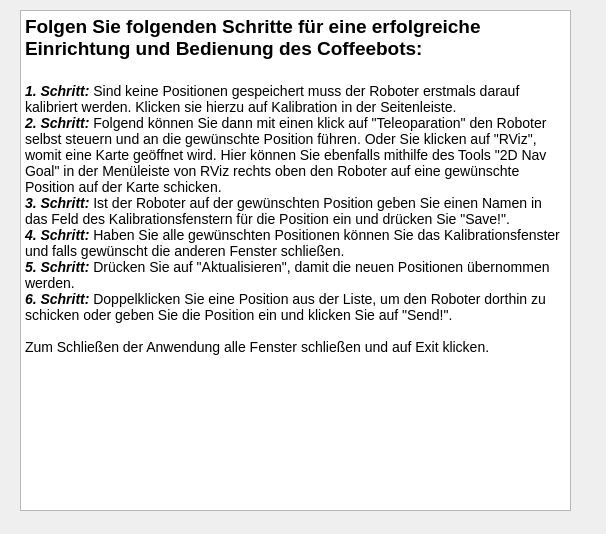
<?xml version="1.0" encoding="UTF-8"?>
<ui version="4.0">
 <class>Help_Window</class>
 <widget class="QDialog" name="Help_Window">
  <property name="geometry">
   <rect>
    <x>0</x>
    <y>0</y>
    <width>606</width>
    <height>534</height>
   </rect>
  </property>
  <property name="windowTitle">
   <string>Dialog</string>
  </property>
  <widget class="QTextBrowser" name="textBrowser">
   <property name="geometry">
    <rect>
     <x>20</x>
     <y>10</y>
     <width>551</width>
     <height>501</height>
    </rect>
   </property>
   <property name="html">
    <string>&lt;!DOCTYPE HTML PUBLIC &quot;-//W3C//DTD HTML 4.0//EN&quot; &quot;http://www.w3.org/TR/REC-html40/strict.dtd&quot;&gt;
&lt;html&gt;&lt;head&gt;&lt;meta name=&quot;qrichtext&quot; content=&quot;1&quot; /&gt;&lt;style type=&quot;text/css&quot;&gt;
p, li { white-space: pre-wrap; }
&lt;/style&gt;&lt;/head&gt;&lt;body style=&quot; font-family:'Ubuntu'; font-size:11pt; font-weight:400; font-style:normal;&quot;&gt;
&lt;p style=&quot; margin-top:0px; margin-bottom:0px; margin-left:0px; margin-right:0px; -qt-block-indent:0; text-indent:0px;&quot;&gt;&lt;span style=&quot; font-family:'Droid Sans Mono,monospace,monospace,Droid Sans Fallback'; font-size:14pt; font-weight:600; color:#000000;&quot;&gt;Folgen Sie folgenden Schritte für eine erfolgreiche Einrichtung und Bedienung des Coffeebots:&lt;/span&gt;&lt;/p&gt;
&lt;p style=&quot;-qt-paragraph-type:empty; margin-top:0px; margin-bottom:0px; margin-left:0px; margin-right:0px; -qt-block-indent:0; text-indent:0px; font-family:'Droid Sans Mono,monospace,monospace,Droid Sans Fallback'; font-size:14pt; font-weight:600; color:#000000;&quot;&gt;&lt;br /&gt;&lt;/p&gt;
&lt;p style=&quot; margin-top:0px; margin-bottom:0px; margin-left:0px; margin-right:0px; -qt-block-indent:0; text-indent:0px;&quot;&gt;&lt;span style=&quot; font-family:'Droid Sans Mono,monospace,monospace,Droid Sans Fallback'; font-size:14px; font-weight:600; font-style:italic; color:#000000;&quot;&gt;1. Schritt:&lt;/span&gt;&lt;span style=&quot; font-family:'Droid Sans Mono,monospace,monospace,Droid Sans Fallback'; font-size:14px; color:#000000;&quot;&gt; Sind keine Positionen gespeichert muss der Roboter erstmals darauf kalibriert werden. Klicken sie hierzu auf Kalibration in der Seitenleiste.&lt;/span&gt;&lt;/p&gt;
&lt;p style=&quot; margin-top:0px; margin-bottom:0px; margin-left:0px; margin-right:0px; -qt-block-indent:0; text-indent:0px;&quot;&gt;&lt;span style=&quot; font-family:'Droid Sans Mono,monospace,monospace,Droid Sans Fallback'; font-size:14px; font-weight:600; font-style:italic; color:#000000;&quot;&gt;2. Schritt:&lt;/span&gt;&lt;span style=&quot; font-family:'Droid Sans Mono,monospace,monospace,Droid Sans Fallback'; font-size:14px; color:#000000;&quot;&gt; Folgend können Sie dann mit einen klick auf &amp;quot;Teleoparation&amp;quot; den Roboter selbst steuern und an die gewünschte Position führen. Oder Sie klicken auf &amp;quot;RViz&amp;quot;, womit eine Karte geöffnet wird. Hier können Sie ebenfalls mithilfe des Tools &amp;quot;2D Nav Goal&amp;quot; in der Menüleiste von RViz rechts oben den Roboter auf eine gewünschte Position auf der Karte schicken.&lt;/span&gt;&lt;/p&gt;
&lt;p style=&quot; margin-top:0px; margin-bottom:0px; margin-left:0px; margin-right:0px; -qt-block-indent:0; text-indent:0px;&quot;&gt;&lt;span style=&quot; font-family:'Droid Sans Mono,monospace,monospace,Droid Sans Fallback'; font-size:14px; font-weight:600; font-style:italic; color:#000000;&quot;&gt;3. Schritt:&lt;/span&gt;&lt;span style=&quot; font-family:'Droid Sans Mono,monospace,monospace,Droid Sans Fallback'; font-size:14px; color:#000000;&quot;&gt; Ist der Roboter auf der gewünschten Position geben Sie einen Namen in das Feld des Kalibrationsfenstern für die Position ein und drücken Sie &amp;quot;Save!&amp;quot;.&lt;/span&gt;&lt;/p&gt;
&lt;p style=&quot; margin-top:0px; margin-bottom:0px; margin-left:0px; margin-right:0px; -qt-block-indent:0; text-indent:0px;&quot;&gt;&lt;span style=&quot; font-family:'Droid Sans Mono,monospace,monospace,Droid Sans Fallback'; font-size:14px; font-weight:600; font-style:italic; color:#000000;&quot;&gt;4. Schritt:&lt;/span&gt;&lt;span style=&quot; font-family:'Droid Sans Mono,monospace,monospace,Droid Sans Fallback'; font-size:14px; color:#000000;&quot;&gt; Haben Sie alle gewünschten Positionen können Sie das Kalibrationsfenster und falls gewünscht die anderen Fenster schließen.&lt;/span&gt;&lt;/p&gt;
&lt;p style=&quot; margin-top:0px; margin-bottom:0px; margin-left:0px; margin-right:0px; -qt-block-indent:0; text-indent:0px;&quot;&gt;&lt;span style=&quot; font-family:'Droid Sans Mono,monospace,monospace,Droid Sans Fallback'; font-size:14px; font-weight:600; font-style:italic; color:#000000;&quot;&gt;5. Schritt:&lt;/span&gt;&lt;span style=&quot; font-family:'Droid Sans Mono,monospace,monospace,Droid Sans Fallback'; font-size:14px; color:#000000;&quot;&gt; Drücken Sie auf &amp;quot;Aktualisieren&amp;quot;, damit die neuen Positionen übernommen werden.&lt;/span&gt;&lt;/p&gt;
&lt;p style=&quot; margin-top:0px; margin-bottom:0px; margin-left:0px; margin-right:0px; -qt-block-indent:0; text-indent:0px;&quot;&gt;&lt;span style=&quot; font-family:'Droid Sans Mono,monospace,monospace,Droid Sans Fallback'; font-size:14px; font-weight:600; font-style:italic; color:#000000;&quot;&gt;6. Schritt:&lt;/span&gt;&lt;span style=&quot; font-family:'Droid Sans Mono,monospace,monospace,Droid Sans Fallback'; font-size:14px; color:#000000;&quot;&gt; Doppelklicken Sie eine Position aus der Liste, um den Roboter dorthin zu schicken oder geben Sie die Position ein und klicken Sie auf &amp;quot;Send!&amp;quot;.&lt;/span&gt;&lt;/p&gt;
&lt;p style=&quot;-qt-paragraph-type:empty; margin-top:0px; margin-bottom:0px; margin-left:0px; margin-right:0px; -qt-block-indent:0; text-indent:0px; font-family:'Droid Sans Mono,monospace,monospace,Droid Sans Fallback'; font-size:14px; color:#000000;&quot;&gt;&lt;br /&gt;&lt;/p&gt;
&lt;p style=&quot; margin-top:0px; margin-bottom:0px; margin-left:0px; margin-right:0px; -qt-block-indent:0; text-indent:0px;&quot;&gt;&lt;span style=&quot; font-family:'Droid Sans Mono,monospace,monospace,Droid Sans Fallback'; font-size:14px; color:#000000;&quot;&gt;Zum Schließen der Anwendung alle Fenster schließen und auf Exit klicken.&lt;/span&gt;&lt;/p&gt;
&lt;p style=&quot;-qt-paragraph-type:empty; margin-top:0px; margin-bottom:0px; margin-left:0px; margin-right:0px; -qt-block-indent:0; text-indent:0px; font-family:'Droid Sans Mono,monospace,monospace,Droid Sans Fallback'; font-size:14px; color:#000000;&quot;&gt;&lt;br /&gt;&lt;/p&gt;&lt;/body&gt;&lt;/html&gt;</string>
   </property>
  </widget>
 </widget>
 <resources/>
 <connections/>
</ui>
